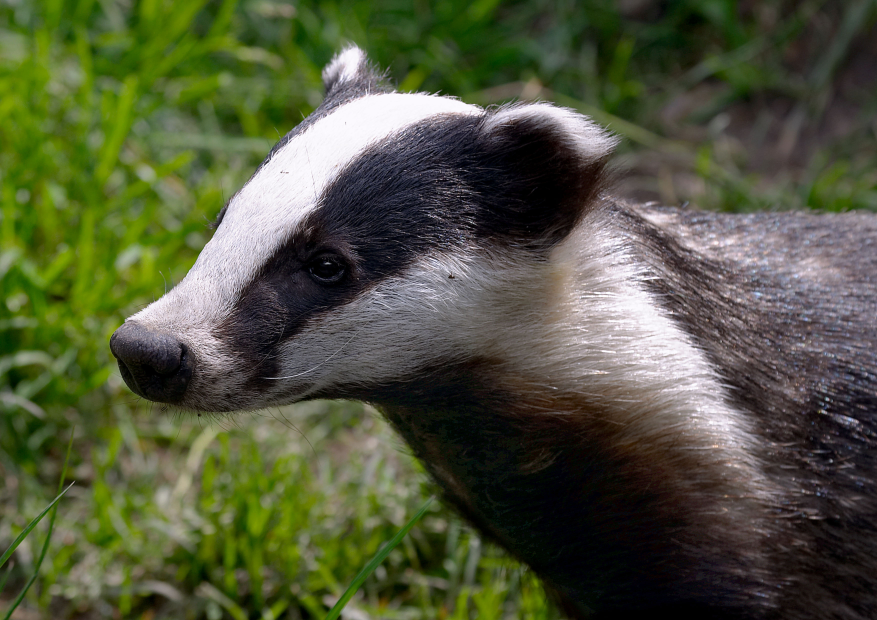
#> input picture badger.jpg, 3508 x 2480 px (shown at 1/4 size)
$ python main.py
#> lines starting #> are read from the running program, lines starting #| are printed output that depends on the picture
from typing import List, Tuple
from PIL import Image, ImageFont, ImageDraw

class Img2Text:
    __CHARS = """0123456789abcdefghijklmnopqrstuvwxyzABCDEFGHIJKLMNOPQRSTUVWXYZ!"#$%&'()*+,-./:;<=>?@[\]^_`{|}~ """
    __FONT = ImageFont.truetype("arial.ttf", 20)
    def __init__(self):
        m = sorted([(self._mean_char_pixel(c), c) for c in self.__CHARS])
        self.chars = [c for _, c in m]
        self.ws = [(w - m[0][0]) / (m[-1][0] - m[0][0]) for w, _ in m]

    def _mean_char_pixel(self, char: str) -> float:
        img = Image.new('L', self.__FONT.getbbox(char)[2:], color=255)
        draw = ImageDraw.Draw(img)
        draw.text((0, 0), char, font=self.__FONT, fill=0)
        pixles = img.getdata()
        return -sum(pixles) // len(pixles)

    def render(self, img, new_size: Tuple[int, int]) -> str:
        rimg = img.resize(new_size, Image.HAMMING)
        pixels = self._norm_img(rimg.getdata())
        chars = [self._find(p) for p in pixels]
        batches = [chars[i:i+rimg.size[0]] for i in range(0, len(chars), rimg.size[0])]
        return "\n".join(("".join(b) for b in batches))

    def _norm_img(self, pixels: List[int]) -> List[float]:
        min_val, max_val = min(pixels), max(pixels)
        return [(p - min_val) / (max_val - min_val) for p in pixels]

    def _find(self, pixel: float) -> str:
        l, h = 0, len(self.ws) -1
        while l <= h:
            mid = (h + l) // 2
            if pixel < self.ws[mid]: h = mid - 1
            elif pixel > self.ws[mid]: l = mid + 1
            else: return self.chars[mid]
        return self.chars[l] if (self.ws[l] - pixel) < (pixel - self.ws[h]) else self.chars[h]


if __name__ == "__main__":
    img = Image.open("badger.jpg").convert("L")
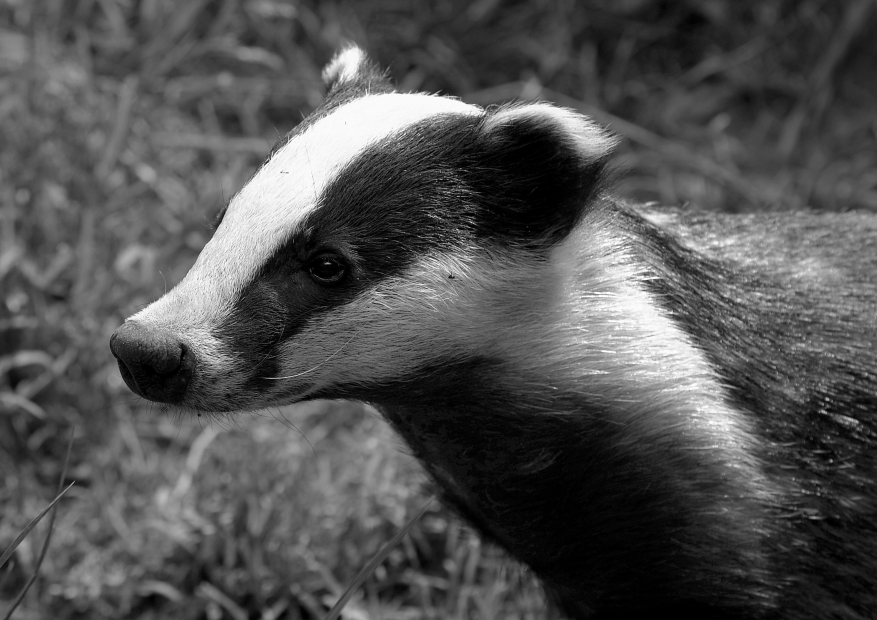
#> img: PIL image 3508x2480 L (shown at 1/4 size); min 0, max 255, mean 81.9
    img2Text = Img2Text()
#> in _mean_char_pixel (call 23), `img = Image.new('L', self.__FONT.getbbox(char)[2:], color=255)`: img: PIL image 19x19 L; every value is 255
#> in _mean_char_pixel (call 33), `img = Image.new('L', self.__FONT.getbbox(char)[2:], color=255)`: img: PIL image 16x19 L; every value is 255
#> in __init__, `m = sorted([(self._mean_char_pixel(c), c) for c in self.__CHARS])`: m = 95 items, first 6: (-255, ' '), (-246, '.'), (-246, '`'), (-240, ':'), (-239, '^'), (-238, ',')
#> in __init__, `self.chars = [c for _, c in m]`: self.chars = 95 items, first 6: ' ', '.', '`', ':', '^', ','
#> in __init__, `self.ws = [(w - m[0][0]) / (m[-1][0] - m[0][0]) for w, _ in m]`: self.ws = 95 values from 0 to 1
    print(img2Text.render(img, (128, 64)))
#> in render, `rimg = img.resize(new_size, Image.HAMMING)`:
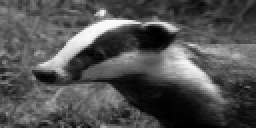
#> rimg: PIL image 128x64 L (shown 2 times larger); min 0, max 250, mean 81.9
#> in render, `pixels = self._norm_img(rimg.getdata())`: pixels = 8192 values, max 1 at index 1336, min 0 at index 1997, mean 0.328
#> in _find, `l, h = 0, len(self.ws) -1`: l = 0; h = 94
#> the loop in _find, `while l <= h:` made 6 passes
#> (mid, h) on passes 1, 2, 4, 5, 6: (47, 46), (23, 22), (17, 16), (14, 13), (12, 11)
#> (mid, l) on pass 3: (11, 12)
#> the loop in _find (call 2), `while l <= h:` made 6 passes
#> (mid, l) on passes 3, 5: (11, 12), (14, 15)
#> in render, `chars = [self._find(p) for p in pixels]`: chars = 8192 items, first 6: '+', '>', '*', '>', '+', '"'
#> in render, `batches = [chars[i:i+rimg.size[0]] for i in range(0, len(chars), rimg...`: batches = 64 items
#> (printed output is left out)
